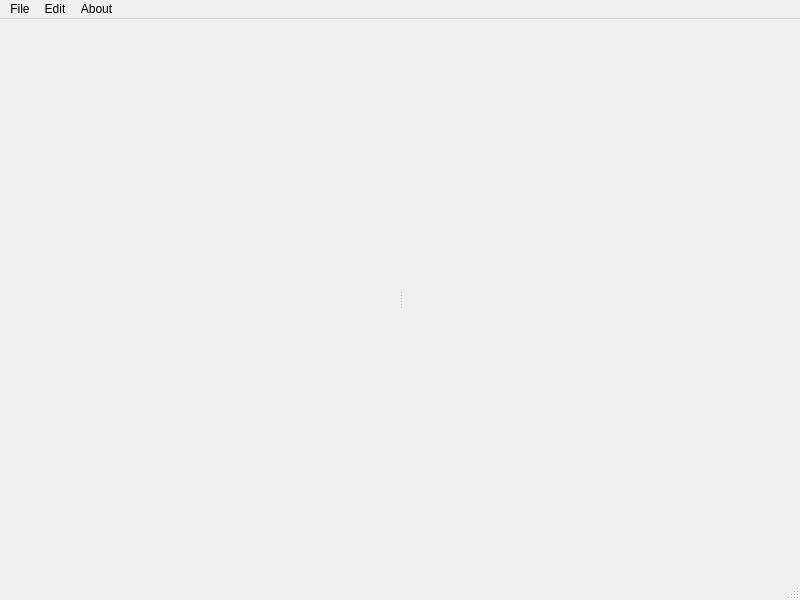
<?xml version="1.0" encoding="UTF-8"?>
<ui version="4.0">
 <class>GpaView</class>
 <widget class="QMainWindow" name="GpaView">
  <property name="geometry">
   <rect>
    <x>0</x>
    <y>0</y>
    <width>800</width>
    <height>600</height>
   </rect>
  </property>
  <property name="windowTitle">
   <string notr="true">GPA</string>
  </property>
  <property name="toolTip">
   <string notr="true">Welcome to GPA</string>
  </property>
  <widget class="QWidget" name="centralwidget">
   <layout class="QHBoxLayout" name="horizontalLayout_4">
    <item>
     <widget class="QSplitter" name="splitter_2">
      <property name="orientation">
       <enum>Qt::Horizontal</enum>
      </property>
      <property name="handleWidth">
       <number>3</number>
      </property>
      <widget class="QWidget" name="verticalLayoutWidget">
       <layout class="QVBoxLayout" name="verticalLayout_3">
        <item>
         <widget class="QSplitter" name="splitter">
          <property name="orientation">
           <enum>Qt::Vertical</enum>
          </property>
          <property name="handleWidth">
           <number>3</number>
          </property>
          <widget class="QWidget" name="verticalLayoutWidget_2">
           <layout class="QVBoxLayout" name="verticalLayout_4">
            <item>
             <widget class="LeftWidget" name="leftWidget" native="true"/>
            </item>
           </layout>
          </widget>
         </widget>
        </item>
       </layout>
      </widget>
      <widget class="QWidget" name="horizontalLayoutWidget">
       <layout class="QHBoxLayout" name="horizontalLayout_2">
        <item>
         <widget class="RightSide" name="rightSide" native="true"/>
        </item>
       </layout>
      </widget>
     </widget>
    </item>
   </layout>
  </widget>
  <widget class="QMenuBar" name="menubar">
   <property name="geometry">
    <rect>
     <x>0</x>
     <y>0</y>
     <width>800</width>
     <height>21</height>
    </rect>
   </property>
   <widget class="QMenu" name="menuFile">
    <property name="title">
     <string>File</string>
    </property>
    <addaction name="actionNew"/>
    <addaction name="actionOpen"/>
    <addaction name="actionExit"/>
   </widget>
   <widget class="QMenu" name="menuInfo">
    <property name="title">
     <string>About</string>
    </property>
    <addaction name="actionInfo"/>
   </widget>
   <widget class="QMenu" name="menuEdit">
    <property name="title">
     <string>Edit</string>
    </property>
    <addaction name="actionchoose_color"/>
   </widget>
   <addaction name="menuFile"/>
   <addaction name="menuEdit"/>
   <addaction name="menuInfo"/>
  </widget>
  <widget class="QStatusBar" name="statusbar"/>
  <action name="actionNew">
   <property name="text">
    <string>New</string>
   </property>
  </action>
  <action name="actionOpen">
   <property name="text">
    <string>Open</string>
   </property>
  </action>
  <action name="actionInfo">
   <property name="text">
    <string>Info</string>
   </property>
  </action>
  <action name="actionExit">
   <property name="text">
    <string>Exit</string>
   </property>
  </action>
  <action name="actionchoose_color">
   <property name="text">
    <string>choose color</string>
   </property>
  </action>
 </widget>
 <customwidgets>
  <customwidget>
   <class>RightSide</class>
   <extends>QWidget</extends>
   <header location="global">rightside.h</header>
   <container>1</container>
  </customwidget>
  <customwidget>
   <class>LeftWidget</class>
   <extends>QWidget</extends>
   <header location="global">leftwidget.h</header>
   <container>1</container>
  </customwidget>
 </customwidgets>
 <resources/>
 <connections/>
</ui>
